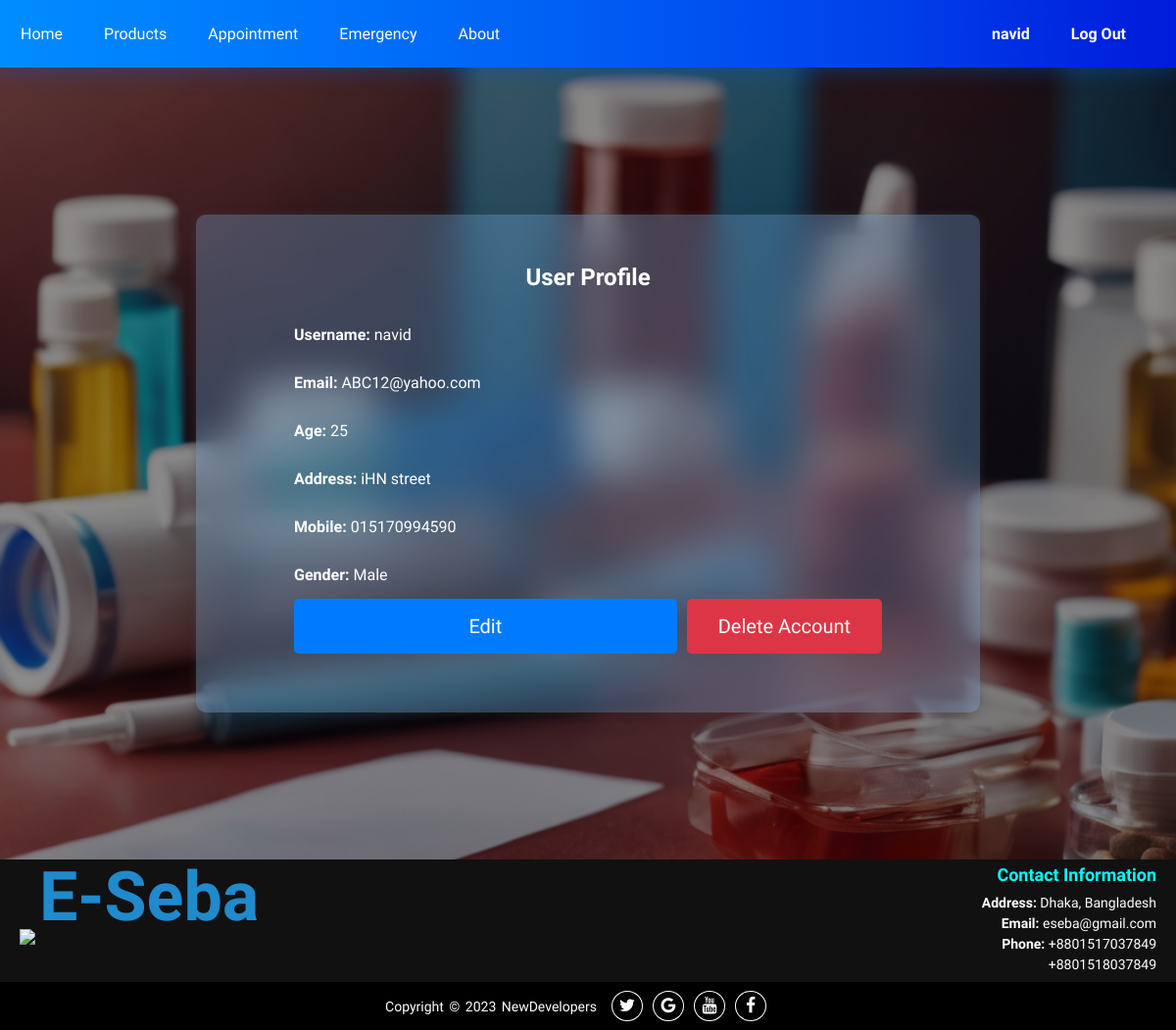
The app's page /user_profile/ (signed in) with its own data.
### myApp/models.py (models this page shows, shortened)
class UserProfile(models.Model):
    user = models.OneToOneField(User, on_delete=models.CASCADE)
    age = models.IntegerField()
    address = models.CharField(max_length=255)
    mobile = models.CharField(max_length=15)
    GENDER = (
        ('Male', 'Male'),
        ('Female', 'Female'),
    )
    gender = models.CharField(max_length=10, choices=GENDER)

### myApp/views.py (the view)
# urls.py: path('user_profile/', views.user_profile, name='user_profile'),
def user_profile(request):
    user_profile = UserProfile.objects.get(user=request.user)
    if request.method == "POST":
        if "delete_account" in request.POST:
            user_profile.delete()
            auth_logout(request)
            messages.success(request, "Your account has been deleted.")
            return redirect('login')
        profile_form = UserProfileForm(request.POST, instance=user_profile)
        user_form = UserForm(request.POST, instance=request.user)
        if profile_form.is_valid() and user_form.is_valid():
            profile_form.save()
            user_form.save()
            return redirect('home')
        else:
            messages.error(request, "Error updating profile. Please check the form.")
    else:
        profile_form = UserProfileForm(instance=user_profile)
        user_form = UserForm(instance=request.user)
    return render(request, 'user_profile.html', {'user_profile': user_profile, 'profile_form': profile_form, 'user_form': user_form})

### myApp/templates/user_profile.html (shortened to what this page needs)
{% extends 'base.html' %}
{% load static %}
{% block extra-styles %}
<link rel="stylesheet" href="{% static 'css/__user_profile.css' %}" />
{% endblock %}
{% block content %}
<div class="main_container">
    <div class="container">
        <h2>User Profile</h2>
        <div id="viewMode">
            <p><strong>Username:</strong> {{ user_profile.user.username }}</p>
            <p><strong>Email:</strong> {{ user_profile.user.email }}</p>
            <p><strong>Age:</strong> {{ user_profile.age }}</p>
            <p><strong>Address:</strong> {{ user_profile.address }}</p>
            <p><strong>Mobile:</strong> {{ user_profile.mobile }}</p>
            <p><strong>Gender:</strong> {{ user_profile.gender }}</p>
            <div class="button-container">
                <button id="editButton" class="b1">Edit</button>
                <form method="post">
                    <button type="submit" name="delete_account" class="b2">Delete Account</button>
                </form>
            </div>
        </div>
    </div>
</div>
{% endblock %}

### myApp/templates/base.html (shortened to what this page needs)
<!DOCTYPE html>
{% load static %}
<html lang="en">
<head>
    <link rel="stylesheet" href="https://stackpath.bootstrapcdn.com/font-awesome/4.7.0/css/font-awesome.min.css">
    <link rel="stylesheet" href="{% static 'css/__base.css' %}" />
    {% block extra-styles %} {% endblock %}
</head>
<body>
    <div class="topnav">
        <a href="{% url 'home' %}">Home</a>
        <a href="{% url 'products' %}">Products</a>
        <a href="{% url 'appointment' %}">Appointment</a>
        <a href="{% url 'emergency' %}">Emergency</a>
        <a href="{% url 'about' %}">About</a>
        <div id="user-links">
            {% if user.is_authenticated %}
                <div class="user-info">
                    <a href="{% url 'user_profile' %}" class="user-link">{{ user.username }}</a>
                    <a href="{% url 'logout' %}" class="user-link">Log Out</a>
                </div>
            {% else %}
                <a href="{% url 'login' %}" class="user-link">Login</a>
                <a href="{% url 'register' %}" class="user-link">Register</a>
            {% endif %}
        </div>
    </div>
    {% block content %}{% endblock %}
    <footer>
        <div class="footer-content">
            <div class="logo">
                <img src="{% static 'image/favicon.png' %}">
                <span class="eseba">E-Seba</span>
            </div>
            <div class="contact-info">
                <h3>Contact Information</h3>
                <ul>
                    <li><strong>Address:</strong> Dhaka, Bangladesh</li>
                    <li><strong>Email:</strong> eseba@gmail.com</li>
                    <li><strong>Phone:</strong> +8801517037849</li>
                    <li>+8801518037849</li>
                </ul>
            </div>
        </div>
        <div class="footer-bottom">
            <p>Copyright &copy; 2023 NewDevelopers</p>
            <div class="footer-menu">
                <ul class="f-menu">
                    <li><a href="#"><i class="fa fa-twitter"></i></a></li>
                    <li><a href="#"><i class="fa fa-google"></i></a></li>
                    <li><a href="#"><i class="fa fa-youtube"></i></a></li>
                    <li><a href="#"><i class="fa fa-facebook"></i></a></li>
                </ul>
            </div>
        </div>
    </footer>
</body>
</html>

### myApp/static/css/__base.css (style rules this page uses)
* { margin: 0; padding: 0; box-sizing: border-box; }
body { font-family: 'Mooli', sans-serif; background: linear-gradient(147deg, #c3cbdc 0%, #edf1f4 74%); display: flex; flex-direction: column; min-height: 100vh; }
.topnav { position: sticky; top: 0; background-image: linear-gradient(to right, #008dff, #0076fb, #005df4, #0041ea, #001adb); box-shadow: 0 4px 20px rgba(0, 83, 206, 0.4); z-index: 999; }
.topnav a { float: left; display: block; color: rgb(255, 255, 255); text-align: center; padding: 25px 16px; margin: 0px 5px; transition: transform 0.3s; text-decoration: none; }
#user-links { float: right; margin-right: 20px; }
.user-link { color: #ffffff; text-align: center; padding: 25px 16px; margin: 0px 5px; transition: transform 0.3s; text-decoration: none; }
.user-info { display: flex; align-items: center; backdrop-filter: blur(10px); border-radius: 5px; margin-right: 10px; color: #fff; font-weight: bold; }
footer { color: #fff; text-align: center; }
.footer-content { background: #111; color: #fff; padding: 5px 20px; display: flex; justify-content: space-between; align-items: center; }
.logo img { max-width: 100px; height: auto; }
.logo .eseba { position: relative; top: -25px; margin: 0px auto; font-size: 70px; font-weight: 900; color: #1F8ACC; }
.contact-info { text-align: right; }
.contact-info h3 { color: aqua; font-size: 18px; margin-bottom: 10px; }
.contact-info ul { list-style-type: none; padding: 0; }
.contact-info ul li { font-size: 14px; margin: 5px 0; }
.contact-info ul li strong { font-weight: bold; }
.footer-bottom { background: #000; width: 100%; display: flex; align-items: center; justify-content: center; }
.footer-bottom p { font-size: 14px; word-spacing: 2px; text-transform: capitalize; margin: 0; }
.footer-menu { padding: 15px; float: right; }
.footer-menu ul { list-style: none; display: flex; align-items: center; justify-content: center; }
.footer-menu ul li { padding-right: 10px; display: block; }
.footer-menu ul li a { text-decoration: none; color: #fff; border: 1.1px solid white; padding: 5px; border-radius: 50%; }
.footer-menu ul li a i { font-size: 1.1rem; width: 20px; transition: color .4s ease; }

### myApp/static/css/__user_profile.css (style rules this page uses)
.main_container { display: flex; flex-direction: column; align-items: center; justify-content: flex-start; min-height: 80vh; background-image: url('../image/background.png'); background-size: cover; background-position: center; background-repeat: no-repeat; background-color: rgba(0, 0, 0, 0.5); color: #000000; background-attachment: fixed; }
.container { width: 800px; margin: 150px auto; padding: 50px 100px; position: relative; vertical-align: top; color: white; border-radius: 10px; box-shadow: 0 0 10px rgba(69, 69, 69, 0.355); background-color: rgba(139, 199, 255, 0.282); backdrop-filter: blur(20px); }
h2 { text-align: center; font-size: 24px; margin-bottom: 20px; }
p { padding: 15px 0px; }
.button-container { font-family: Mooli, sans-serif; display: flex; justify-content: space-between; margin-bottom: 10px; }
.button-container button { font-family: Mooli, sans-serif; background-color: #dc3545; font-size: 20px; color: #fff; padding: 16px 32px; border: none; border-radius: 5px; cursor: pointer; transition: background-color 0.3s ease; flex: 1; }
#editButton { background-color: #007BFF; margin-right: 10px; width: 100px; }
a { color: white; text-decoration: none; }

### records on screen
UserProfile: user.username "navid", user.email "ABC12@yahoo.com", age "25", address "iHN street", mobile "015170994590", gender "Male"

### other values on screen
{{ user.username }} "navid"
